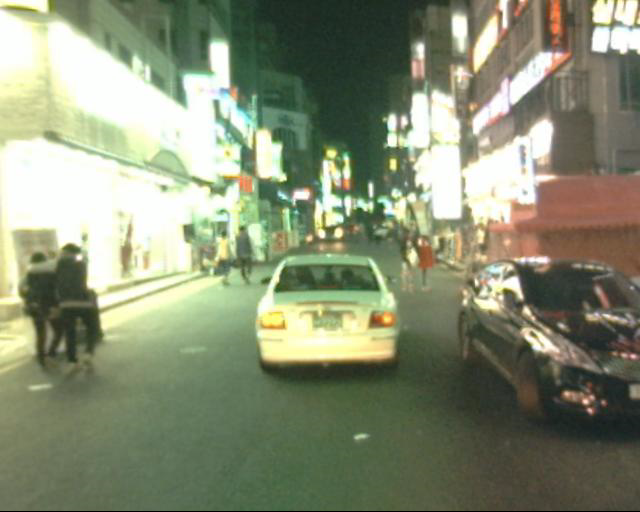
#> input picture images/color/I00010.jpg, 640 x 512 px; its folder holds only this picture in this run
$ jupyter execute --allow-errors simple_image_preprocessing.ipynb
#> lines starting #> are read from the running program, lines starting #| are printed output that depends on the picture
### merging_utilities/plotting.py
import numpy as np
import matplotlib.pyplot as plt
import seaborn as sns

from skimage.color import rgb2gray
from skimage import img_as_ubyte

from merging_utilities.img_utils import avg_image, split_layers_to_3


def plot_image(img, title):
    fig, ax1 = plt.subplots(ncols=1, figsize=(18, 6), sharex=True, sharey=True)

    ax1.imshow(img, cmap='gray')
    ax1.set_title(title)
    ax1.axis('off')

def plot_images(rgb, rgb_name, therm, therm_name):
    fig, (ax1, ax2) = plt.subplots(ncols=2, figsize=(14, 6), sharex=True)

    ax1.imshow(rgb, cmap='gray')
    ax1.set_title(rgb_name)
    ax1.axis('off')

    ax2.imshow(therm, cmap='gray')
    ax2.set_title(therm_name)
    ax2.axis('off')


def plot_histogram(x, title):
    fig, ax = plt.subplots()

    sigma_ = np.std(x)
    mu_ = np.mean(x)

    x_ = np.ravel(x)
    min = x_.min()
    max = x_.max()
    range = max - min

    count, bins, ignored = ax.hist(x_, 300, density=True)

    bins = int(range / 3.5)

    ax.set_xlabel('{} bins with fit line, plotted against precise values'.format(bins))
    ax.set_ylabel('Probability Density')
    ax.set_title(r'{0}: $\mu=${1:.3f}, $\sigma=${2:.3f}'.format(title, mu_, sigma_))

    sns.set_style('darkgrid')
    sns.distplot(x_, color="b", bins=75)

#     out_name = 'output/histograms/' + title + '.jpg'
#     out_name = process_title(out_name)
#     plt.savefig(out_name, dpi=600)
    plt.show()


def plot_histograms(im, title, images=False):
    gray = rgb2gray(im)

    gray = 255 * gray # Now scale by 255
    gray = gray.astype(np.uint8)

    avgd_image = avg_image(im)

    R,G,B = split_layers_to_3(im)


    if images==True:
        plot_image(gray, 'grayscale/luminance (weighted channels)')
    plot_histogram(gray, '{}: Luminosity Histogram'.format(title[0:-1]))

    if images==True:
        plot_image(avgd_image, '3 channels averaged to one channel')
    plot_histogram(avgd_image, '{}: Averaged Histogram'.format(title[0:-1]))

    if images==True:
        plot_image(R, 'Red channel')
    plot_histogram(R, '{}: Reds Histogram'.format(title[0:-1]))

    if images==True:
        plot_image(B, 'Blues channel')
    plot_histogram(B, '{}: Blues Histogram'.format(title[0:-1]))

    if images==True:
        plot_image(G, 'Greens channel')
    plot_histogram(G, '{}: Greens Histogram'.format(title[0:-1]))

### merging_utilities/img_utils.py
def split_layers_to_3(im):
    return [im[:,:, channel] for channel in range(3)]

def avg_image(im):
    lay1, lay2, lay3 = split_layers_to_3(im)
    avgd = (1./3.)*lay1 + (1./3.)*lay2 + (1./3.)*lay3

    return avgd.astype(int)

def avg_mat(mat1, mat2):
    return (1./2.)*mat1 + (1./2.)*mat2

### merging_utilities/merging.py
import numpy as np

from skimage.color import rgb2gray, rgb2hsv, hsv2rgb, rgb2lab, lab2rgb
from skimage import img_as_ubyte

# import utility functions
from merging_utilities.img_utils import *
from merging_utilities.os_utils import *

# [14 lines left out: function avg_layers_with_thermal, not called in this run]


def repl_light_with_therm(rgb, thermal, illuminant='D65'):
    '''
    chooses from these illuminants: ['A', 'D50', 'D55', 'D65', 'D75', 'E']
    '''

    # split RGB vals, note: drop of alpha layer
    img_lab = rgb2lab(rgb, illuminant=illuminant)
    avg_therm = avg_image(thermal)

    L,A,B = split_layers_to_3(img_lab)

    # set range to fit in LAB L range (0-100)
    avg_therm_scaled = np.interp(avg_therm, (avg_therm.min(), avg_therm.max()), (0, 100))

    # create empty array, populate for new image
    newLAB = np.zeros((rgb.shape[0],rgb.shape[1],3))
    newLAB[:,:,0] = avg_therm_scaled
    newLAB[:,:,1] = A
    newLAB[:,:,2] = B

    newRGB = lab2rgb(newLAB)

    return img_as_ubyte(newRGB)

### merging_utilities/os_utils.py
from os import getcwd, listdir, makedirs
from os.path import exists, isdir, join

def get_img_dir(rel_dir='/images/'):
    canon_dir = getcwd() + rel_dir
    return canon_dir

def get_img_sets(canon_dir=get_img_dir(), print_subdirectories=False):
    directories = [name for name in listdir(canon_dir) if isdir(join(canon_dir, name))]

    if print_subdirectories == True:
        print(f'\nsubdirectories: \n    {directories}')

    image_set_filenames = dict()

    for directory in directories:
        file_list = listdir(canon_dir+directory)
        file_list = [filename for filename in file_list if '.jpg' in filename]
        image_set_filenames[directory] = file_list

    return image_set_filenames


# [19 lines left out: function verify_parallel_filenames, not called in this run]

### simple_image_preprocessing.ipynb
# Merging RGB and Thermal Images
* Tovio Roberts

This intention of this notebook is to provide examples of merging images. The Kaist dataset used here contains parallel RGB and Thermal images.

The four image merges shown here are:
* merge images using a scaled IR image averaged with each RGB layer
* threshold by certain level of thermal luminance
    * note that any number of thresholds may be chosen
* convert RGB to HSV, replace I with IR, revert to RGB
* convert RGB to LAB, replace L with IR, revert to RGB

[cell 1]
import numpy as np
import matplotlib.pyplot as plt
import seaborn as sns
from scipy import stats

from os import listdir, getcwd
from skimage.io import imread, imsave
from skimage.color import rgb2gray, hsv2rgb, rgb2hsv, lab2rgb, rgb2lab
from skimage import img_as_ubyte
import warnings
warnings.filterwarnings('ignore')

# import utility functions
from merging_utilities.img_utils import *
from merging_utilities.os_utils import *
from merging_utilities.plotting import *
from merging_utilities.merging import *

* img utility functions: `merging_utilities/img_utils.py`
* plotting functions: `merging_utilities/plotting.py`
* merging functions: `merging_utilities/merging.py`
* os utility functions: `merging_utilities/os_utils.py`

## Read in Data

[cell 2]
curr_dir = getcwd()
data_dir = curr_dir + '/images/'

data_dir = get_img_dir(data_dir)
dirs = get_img_sets()
print('data directory: ',data_dir)
print('subdirectories: ',list(dirs.keys()))

[cell 3]
image_set_filenames = get_img_sets()

color_img_filenames = image_set_filenames['color']
#> (the rest of this cell did not finish here and is left out)

#> (a cell that did not finish here is left out)

### Let's read in and take a look at parallel color and thermal images from our data

[cell 5]
# get sample image
img_num = 0

img1_rgb = imread(get_img_dir() + 'color/' + \
                  color_img_filenames[img_num])
#> img1_rgb is the input picture: shape (512, 640, 3); mean R, G, B 134.4, 141.4, 115.7
img1_ir = imread(get_img_dir() + 'thermal/' + \
                 color_img_filenames[img_num])

plot_images(img1_rgb, color_img_filenames[img_num] + ' rgb',
            img1_ir, color_img_filenames[img_num] + ' thermal')

### Let's look at the RGB image and its grayscale and channel histograms

[cell 6]
plot_histograms(img1_rgb,
                color_img_filenames[img_num] + ' rgb',
                images=True)
#> in avg_image, `lay1, lay2, lay3 = split_layers_to_3(im)`:
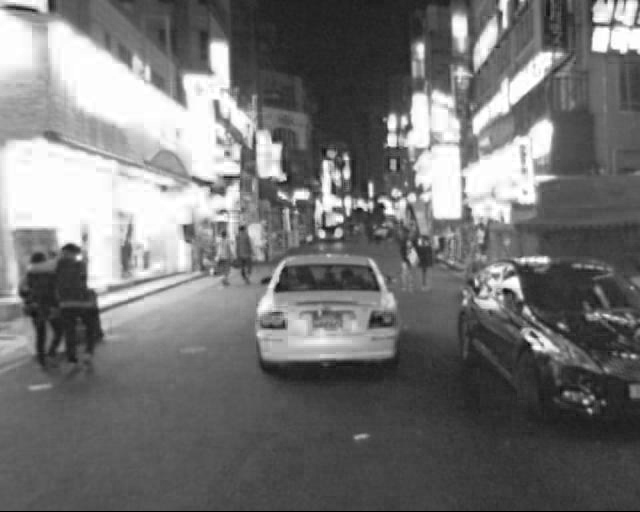
#> lay3: shape (512, 640); min 0, max 255, mean 115.7
#> in plot_histogram, `sigma_ = np.std(x)`: sigma_ = 69.52
#> in plot_histogram, `mu_ = np.mean(x)`: mu_ = 137.6
#> in plot_histogram, `min = x_.min()`: min = 0
#> in plot_histogram, `max = x_.max()`: max = 254
#> in plot_histogram, `count, bins, ignored = ax.hist(x_, 300, density=True)`: count = 300 values, max 0.0742 at index 299, min 0 at index 1, mean 0.00394; bins = 301 values from 0 to 254; ignored = 300 items
#> in plot_histogram, `bins = int(range / 3.5)`: bins = 72
#> in plot_histogram, `plt.show()`:
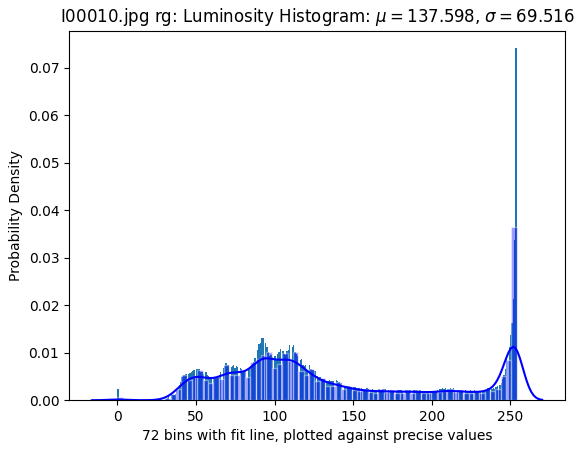
#> figure drawn by matplotlib, 1 panel; tallest bar 0.0742 high, from x = 253.2 to 254; tallest bar 0.0364 high, from x = 250.6 to 254; curve peaks at x = 251.7, y = 0.0112

### Thermal image and its "grayscale" and channel histograms
* Note that we have three channels on the thermal input. They are slightly variant, but not extremely so. They will be averaged into a single thermal channel

[cell 7]
plot_histograms(img1_ir,
                color_img_filenames[img_num] + ' ir',
                images=True)
#> in plot_histogram (call 7), `sigma_ = np.std(x)`: sigma_ = 69.07
#> in plot_histogram (call 7), `mu_ = np.mean(x)`: mu_ = 130.1
#> in plot_histogram (call 7), `count, bins, ignored = ax.hist(x_, 300, density=True)`: count = 300 values, max 0.057 at index 298, min 0 at index 1, mean 0.00394; bins = 301 values from 0 to 254
#> in plot_histogram (call 7), `bins = int(range / 3.5)`: bins = 72
#> in plot_histogram (call 7), `plt.show()`:
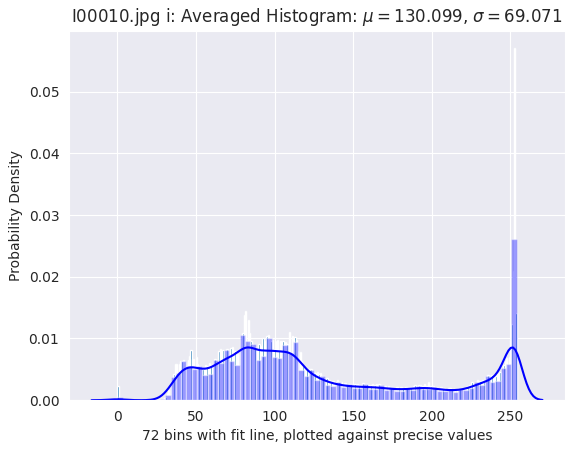
#> figure drawn by matplotlib, 1 panel; tallest bar 0.057 high, from x = 252.3 to 253.2; tallest bar 0.0261 high, from x = 250.6 to 254; curve peaks at x = 83.06, y = 0.00855

### Note: we see three different layers for the Thermal image, however, we will assume they are not significantly different for our purposes.
* The thermal layers will be compressed to a single layer for luminosity, scaled 0-255, for our purposes
* using the rgb2gray function from sklearn on the thermal layers does not evenly weight the layers, so a custom function must be used if we want evenly-weighted layer averaging
    * note that a single thermal layer has lower average values than does the rgb2gray or flattened thermal images

# Merging Images

## Average each layer with thermal layer

[cell 8]
data_dir = get_img_dir()

samp_num = 0
img2_rgb = imread(data_dir + 'color/' + color_img_filenames[samp_num])
img2_ir = imread(data_dir + 'thermal/' + color_img_filenames[samp_num])

#> (the rest of this cell did not finish here and is left out)

# Threshold by certain level of thermal luminance
* motivated by the idea that any human that is reflecting visible light will ALSO be generating thermal energy.
    * are there exceptional cases of this?

[cell 9]
# let's revisit the a flattened thermal image
img3_rgb = imread(data_dir + 'color/' + color_img_filenames[samp_num])
img3_thermal = imread(data_dir + 'thermal/' + color_img_filenames[samp_num])

img4_rgb = imread(data_dir + 'color/' + color_img_filenames[samp_num])
img4_thermal = imread(data_dir + 'thermal/' + color_img_filenames[samp_num])

plot_image(img3_rgb, color_img_filenames[samp_num] + ' rgb')
plot_image(img3_thermal, color_img_filenames[samp_num] + ' thermal')
plot_histogram(img3_thermal, ' thermal')

* As a first pass, the threshold conversion will set to black all IR values less than `thresh=30`, based on values observed across histograms for this data. In the future, it may make sense to set this function parameter automatically based on analysis of the average histogram values from the entire training set. Given specific data sets (e.g., other than the Kaist data) associated with varying environmental conditions, different equipment, etc., the image values for the thermal images may require a different threshold.
    * see [Human Body Detection Technology by Thremoelectric...](https://pdfs.semanticscholar.org/c9c8/e8eb9ec8123965b2955c32735d74e560a500.pdf)

#> (a cell that did not finish here is left out)

Note that this more extreme thermal threshold of `thresh=55` nearly segments people already. This characteristic motivates the strategy of creating multiple datasets using multiple thresholds, and cross validating relevant classification metrics.

Here is the same image thresholded at the default `thresh=30`

#> (a cell that did not finish here is left out)

<br>

## Convert RGB to HSV, replace V with IR, revert to RGB

[cell 12]
samp5_num = 0

img5_rgb = imread(data_dir + 'color/' \
                  + color_img_filenames[samp5_num])
img5_therm = imread(data_dir + 'thermal/' \
                 + color_img_filenames[samp5_num])

#> (the rest of this cell did not finish here and is left out)

We can see that we've lost some human visual intuition here. However, people seem to still be discernible from the background. Replacing the Value (H and S mixing) channel with the thermal channel is intended to provide a latent "weight" to morphological features from heat-emitting objects (such as pedestrians).

## Convert RGB to LAB, replace L with IR, revert to RGB

As the V component in HSV describes the brighness of a color relative to the base color, the conversion back to RGB will alter darker colors, like blue, differently from how it will alter lighter colors, such as yellow.

LAB serves to address the perceptual uniformity property, to ensure the difference between two colors as perceived by the human eye. LAB color distances should be proportional to the Euclidean distance within the color space, thus preserved into the RGB space.

LAB conversion requires the application of a **standard illuminant** algorithm, which provides a theoretical source of the visible light in the image.

more info:<br>
[wikipedia: lab color space](https://en.wikipedia.org/wiki/CIELAB_color_space)<br>
[wikipedia: standard illuminant](https://en.wikipedia.org/wiki/Standard_illuminant)<br>
[re: observer angle](https://www.xrite.com/service-support/what_is_meant_by_the_term_observer_angle)

[cell 13]
samp6_num = 0

img6_rgb = imread(data_dir + 'color/' \
                  + color_img_filenames[samp6_num])
img6_thermal = imread(data_dir + 'thermal/' \
                 + color_img_filenames[samp6_num])

img6_lum_w_therm = repl_light_with_therm(img6_rgb, img6_thermal)
#> in repl_light_with_therm, `img_lab = rgb2lab(rgb, illuminant=illuminant)`: img_lab: shape (512, 640, 3) float64; mean of channels 0, 1, 2 56.5, -7.2, 13.1
#> in repl_light_with_therm, `L,A,B = split_layers_to_3(img_lab)`:
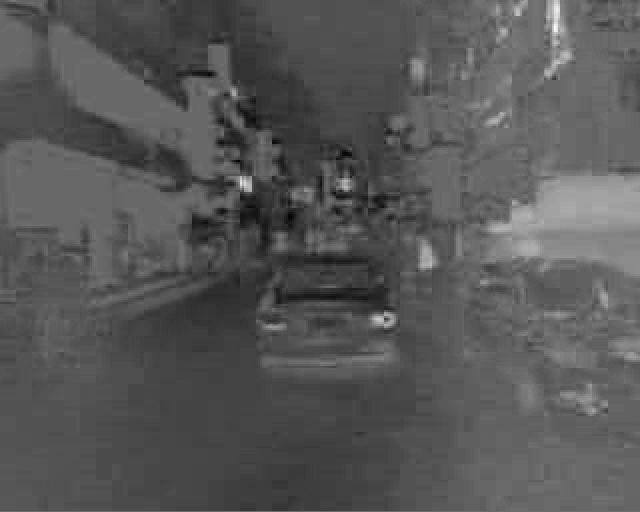
#> A: shape (512, 640) float64; min -38.17, max 52.08, mean -7.2; drawn with min black and max white
#> in repl_light_with_therm, `L,A,B = split_layers_to_3(img_lab)`:
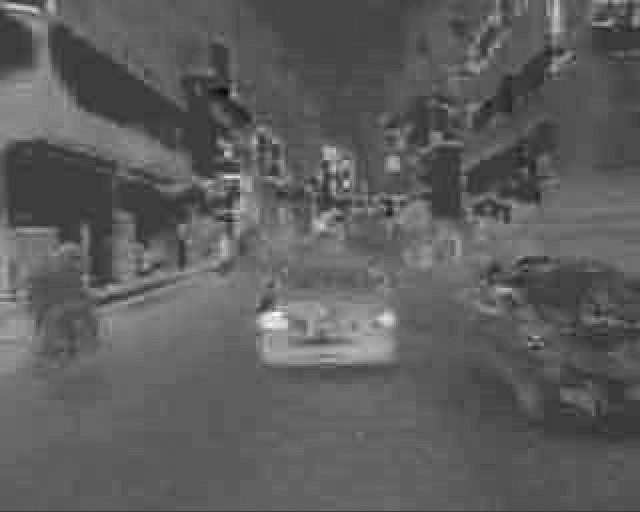
#> B: shape (512, 640) float64; min -22.44, max 74.03, mean 13.1; drawn with min black and max white
#> in repl_light_with_therm, `avg_therm_scaled = np.interp(avg_therm, (avg_therm.min(), avg_therm.ma..`:
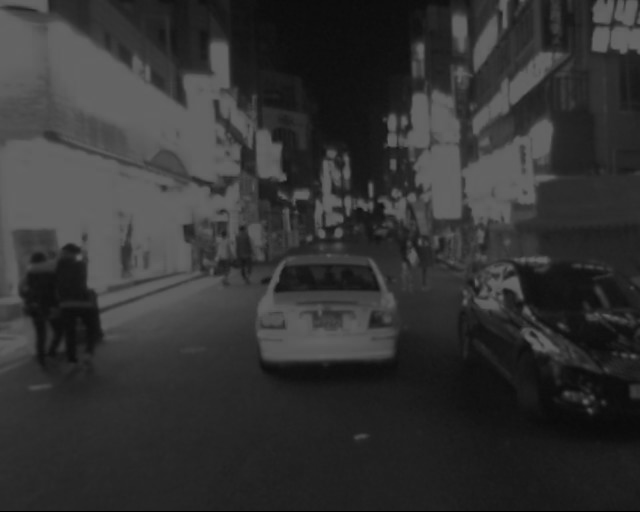
#> avg_therm_scaled: shape (512, 640) float64; min 0, max 100, mean 51.2
#> in repl_light_with_therm, `newLAB[:,:,1] = A`:
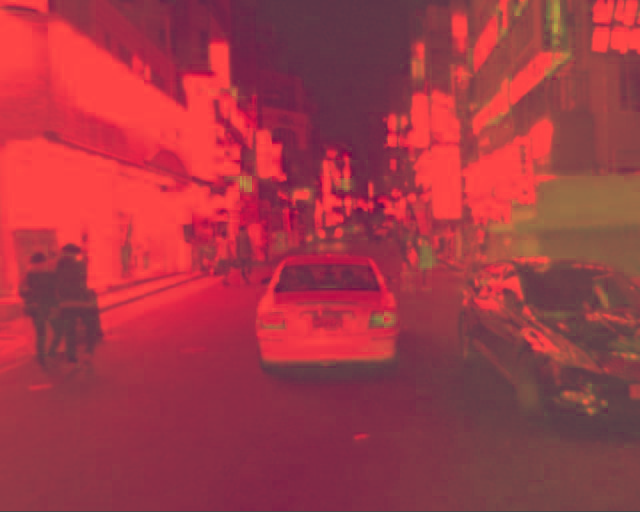
#> newLAB: shape (512, 640, 3) float64; mean of channels 0, 1, 2 51.2, -7.2, 0; drawn with min black and max white
#> in repl_light_with_therm, `newLAB[:,:,2] = B`:
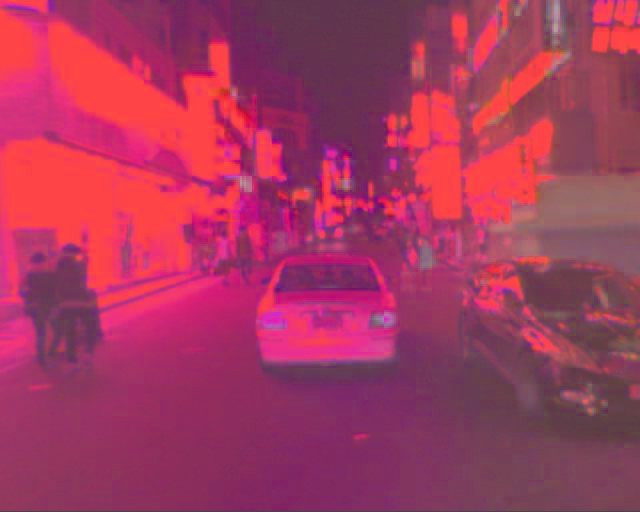
#> newLAB: shape (512, 640, 3) float64; mean of channels 0, 1, 2 51.2, -7.2, 13.1; drawn with min black and max white

plot_images(img6_rgb, 'rgb',
            img6_thermal, 'thermal')

plot_image(img6_lum_w_therm,
           color_img_filenames[samp6_num] + \
           ' Luminance repl w/ thermal')

plot_histograms(img6_lum_w_therm,
                'color_img_filenames[samp6_num]')
#> in avg_image (call 4), `lay1, lay2, lay3 = split_layers_to_3(im)`:
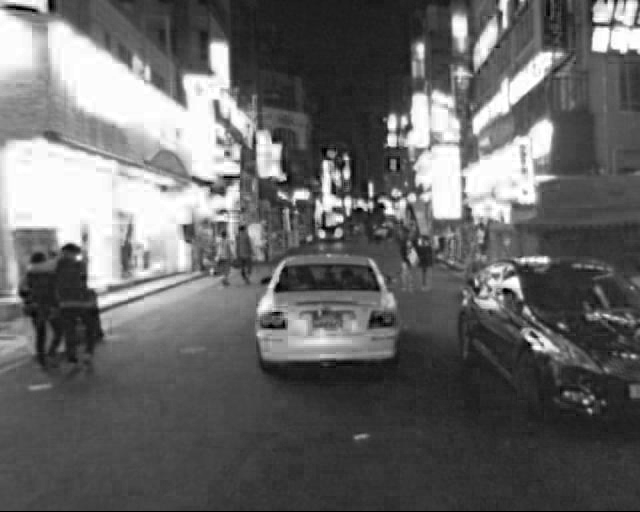
#> lay3: shape (512, 640); min 0, max 255, mean 102.9
#> in plot_histogram (call 16), `mu_ = np.mean(x)`: mu_ = 128
#> in plot_histogram (call 16), `count, bins, ignored = ax.hist(x_, 300, density=True)`: count = 300 values, max 0.0587 at index 298, min 0 at index 1, mean 0.00392; bins = 301 values from 0 to 255
#> in plot_histogram (call 16), `bins = int(range / 3.5)`: bins = 72
#> in plot_histogram (call 16), `plt.show()`:
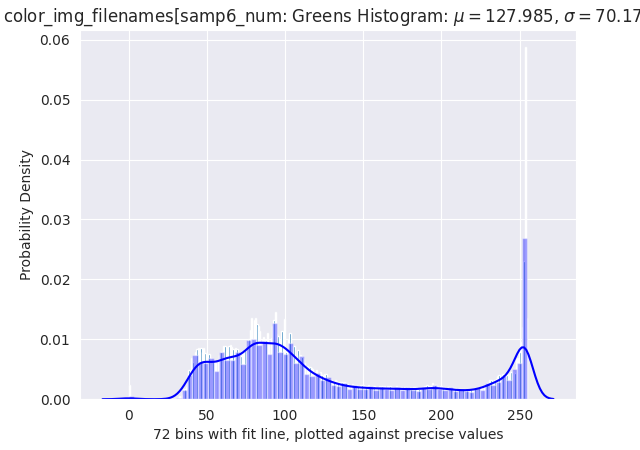
#> figure drawn by matplotlib, 1 panel; tallest bar 0.0587 high, from x = 253.3 to 254.2; tallest bar 0.0269 high, from x = 251.6 to 255; curve peaks at x = 84.78, y = 0.00942
